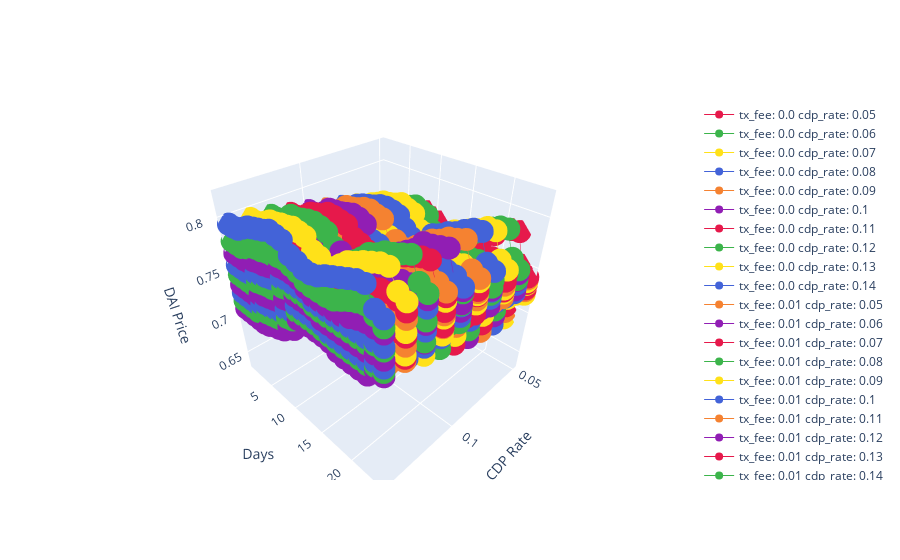

Notebook code cell kept with this figure:
### Markdown cell above
### Plot DAI Price History with CDP Rate

### Code cell
extract_run_and_plot_price_history_with_cdp("test1/sim-summary.pickle", 0)
